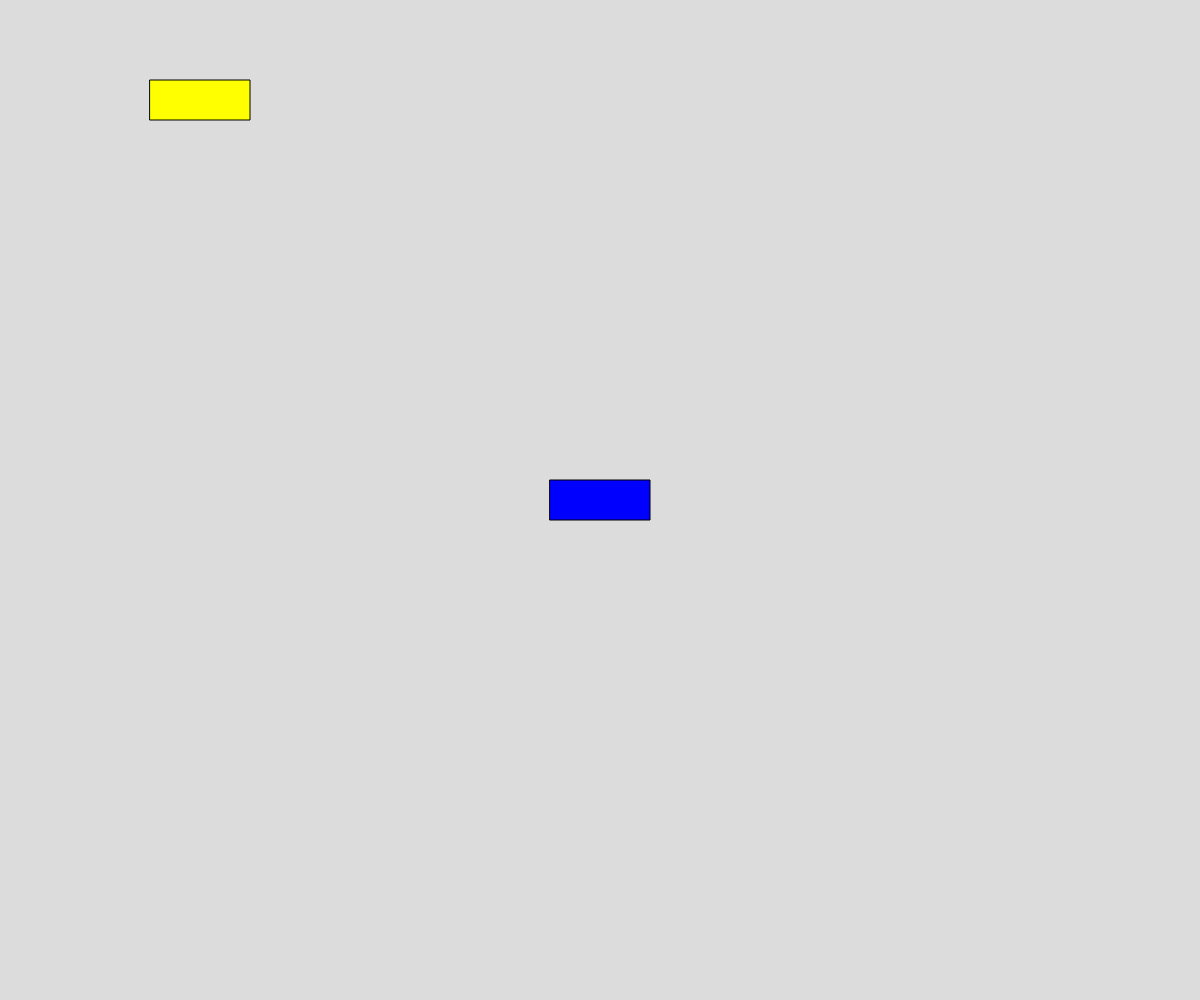
Frame 1 (no input)
Frame 60 (no input): identical to frame 1, image omitted
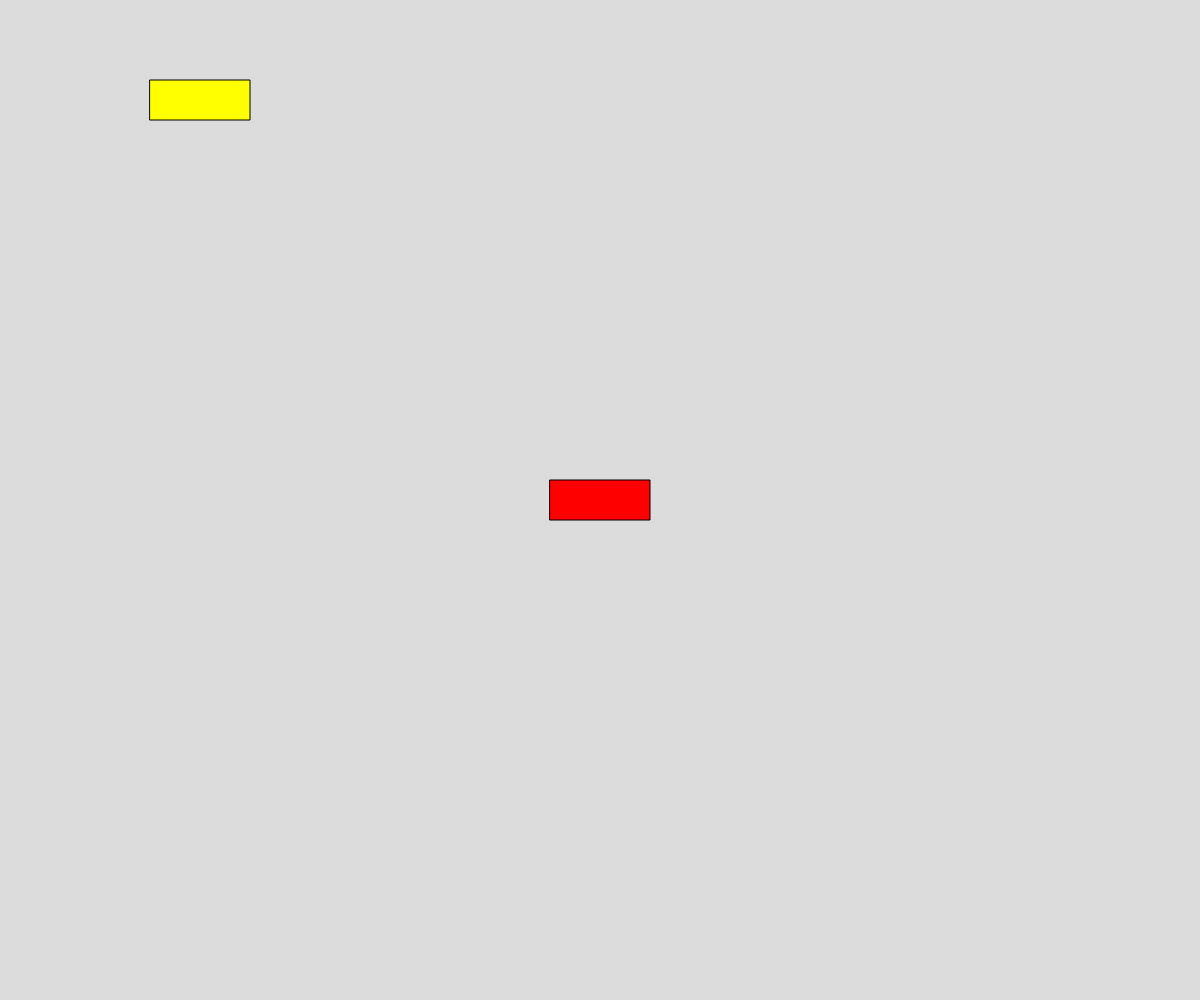
Frame 120 (the mouse pressed at the canvas centre since frame 60)

The p5.js sketch that drew these frames (run headless with seeded random() and noise() and a simulated clock; from frame 60 on, the mouse is pressed at the canvas centre):

// p5.js sketch
// ── sketch.js
// Project Title
// Your Name
// Date
//
// Extra for Experts:
// - describe what you did to take this project "above and beyond"
let button;
let state = 0;
let buttonAR= [];

class Button{
  constructor(x,y,width,height,color1,color2){
    this.x = x-width/2;
    this.y = y-height/2;
    this.width = width;
    this.height = height;
    this.color1 = color1;
    this.color2 = color2;
  }
  display(){
    if (mouseX > this.x && mouseX < this.x +this.width && mouseY > this.y && mouseY < this.y + this.height){
      fill(this.color1);
  
    }
    else {
      fill(this.color2);
    }
    rect(this.x,this.y,this.width,this.height);
  }

  clicked(){
    if (mouseX > this.x && mouseX < this.x +this.width && mouseY > this.y && mouseY < this.y + this.height && mouseIsPressed){
      state++;
    }
  }
}

function setup() {
  createCanvas(windowWidth, windowHeight);
  button = new Button(width/2,height/2, 100,40,"red","blue");
  buttonAR.push(button);
  button = new Button(200,100, 100,40,"green","yellow");
  buttonAR.push(button);
}

function draw() {
  background(220);
  console.log(state);
  for(let i = 0 ; i < buttonAR.length; i++){
    buttonAR[i].display();
    buttonAR[i].clicked();
  }
}
